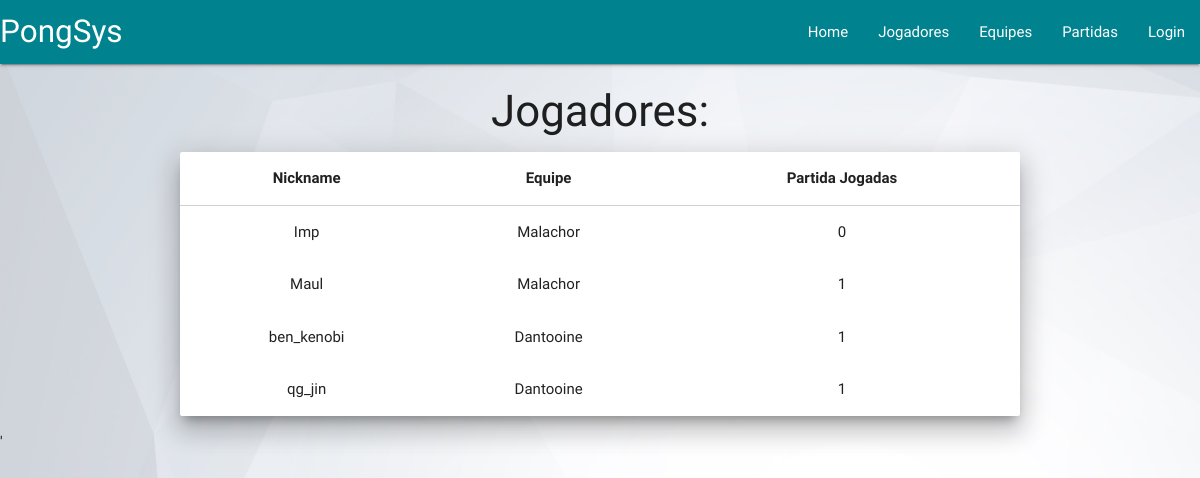
/view/listarJogadores.php, run on the app's committed database.
### tables this page shows
CREATE TABLE `Jogador` (
  `email` varchar(45) NOT NULL,
  `idEquipe` int(11) NOT NULL,
  `nickname` varchar(45) NOT NULL,
  `nome` varchar(45) NOT NULL,
  `senha` varchar(45) NOT NULL
);

CREATE TABLE `Equipe` (
  `idEquipe` int(11) NOT NULL,
  `nomeEquipe` varchar(45) NOT NULL
);

### persistence/conexao.php (called while the page is built, shortened)
<?php
  class Conexao{
    var $link;
    function Conexao() {
      $this->servidor = 'localhost';
      $this->usuario = 'PongSys';
      $this->senha = '3emM7yM1T0lW9qZK';
      $this->bd = 'PongSys';
      $this->link = mysqli_connect($this->servidor,
              $this->usuario,$this->senha,$this->bd);
    }
    function getLink(){
      return $this->link;
    }
  }
?>

### persistence/jogadorDAO.php (called while the page is built, shortened)
<?php
  require_once('../model/jogador.php');
  class JogadorDAO{
    function listarJogadores($link){
      $SQL = "SELECT * FROM Jogador";
      $retorno = mysqli_query($link, $SQL);
      $jogadores = array();
      if(mysqli_num_rows($retorno) > 0){
        $ret = $retorno->fetch_all();
        foreach($ret as $linha){
          $jogadores[] = new Jogador($linha[0],$linha[1],$linha[2],$linha[3],$linha[4]);
        }
        return $jogadores;
      }
      return null;
    }
  }
?>

### model/jogador.php (called while the page is built, shortened)
<?php
  class Jogador{
    private $nickname;
    private $email;
    private $idEquipe;
    function __construct($email, $idEquipe, $nickname, $nome, $senha){
      $this->nickname = $nickname;
      $this->email = $email;
      $this->idEquipe = $idEquipe;
    }
    public function getNickname(){
      return $this->nickname;
    }
    public function getEmail(){
      return $this->email;
    }
    public function getIdEquipe(){
      return $this->idEquipe;
    }
  }
?>

### persistence/equipeDAO.php (called while the page is built, shortened)
<?php
  require_once('../model/equipe.php');
  class EquipeDAO{
    function buscarEquipe($idEquipe, $link){
      $SQL = "SELECT * FROM Equipe WHERE idEquipe = ".$idEquipe.";";
      $retorno = mysqli_query($link, $SQL);
      if(mysqli_num_rows($retorno) > 0){
        $ret = $retorno->fetch_all();
        foreach($ret as $linha){
          $resultado = new Equipe($linha[1],$linha[0]);
          return $resultado;
        }
      }
      return null;
    }
  }
?>

### model/equipe.php (called while the page is built, shortened)
<?php
  require_once("jogador.php");
  class Equipe{
    private $nomeEquipe;
    function __construct($nomeEquipe, $idEquipe){
      $this->nomeEquipe = $nomeEquipe;
    }
    public function getNome(){
      return $this->nomeEquipe;
    }
  }
?>

### persistence/desempenhoDAO.php (called while the page is built, shortened)
<?php
class DesempenhoDAO {
  function contarDesempenhoJogador($email, $link){
    $SQL = "SELECT count(*) FROM Desempenho WHERE email_jogador = '$email';";
    $retorno = mysqli_query($link, $SQL);
    if(mysqli_num_rows($retorno) > 0){
      $ret = $retorno->fetch_all();
      foreach($ret as $linha){
        return $linha[0];
      }
    }
    return null;
  }
}
?>

### view/listarJogadores.php (the view, shortened to what this page needs)
<!DOCTYPE html>
<html>
<head>
  <link type="text/css" rel="stylesheet" href="css/materialize.min.css"  media="screen,projection" />
  <link rel="stylesheet" href="./style.css" />
</head>
<body>
  <nav>
    <div class="nav-wrapper">
      <a href="#" class="brand-logo">PongSys</a>
      <ul id="nav-mobile" class="right hide-on-med-and-down">
        <li><a href="../view">Home</a></li>
        <li><a href="../view/listarJogadores.php">Jogadores</a></li>
        <li><a href="../view/listarEquipes.php">Equipes</a></li>
        <li><a href="../view/listarPartidas.php">Partidas</a></li>
        <?php
          require_once("../persistence/jogadorDAO.php");
          require_once("../persistence/conexao.php");
          if(array_key_exists('adm',$_SESSION)){
            if($_SESSION["adm"] != null){
              echo "<li><a>Bem-vindo, Organizador</a></li>";
              echo "<li><a href='../control/logoff.php'>Logoff</a></li>";
            }
          }
          else{
            if(array_key_exists('user',$_SESSION)){
              $conexao = new Conexao();
              $jogadorDAO = new JogadorDAO();
              $usuario = $jogadorDAO->consultarJogadorPorEmail($_SESSION['user'], $conexao->getLink());
              if($usuario != null){
                echo "<li><a>Bem-vindo, ".$usuario->getNome()."</a></li>";
                echo "<li><a href='../control/logoff.php'>Logoff</a></li>";
              }
              else{
                echo "<li><a href='login.html'>Login</a></li>";
              }
            }
            else{
              echo "<li><a href='login.html'>Login</a></li>";
            }
          }
        ?>
      </ul>
    </div>
  </nav>
  <div class="container center-align">
    <h3>Jogadores:</h3>
    <?php
      require_once("../persistence/jogadorDAO.php");
      require_once("../persistence/conexao.php");
      require_once("../persistence/equipeDAO.php");
      require_once("../persistence/desempenhoDAO.php");
      $c = new Conexao();
      $j = new JogadorDAO();
      $e = new EquipeDAO();
      $d = new DesempenhoDAO();
      $jogadores = $j->listarJogadores($c->getLink());
      if($jogadores != null){
        echo "<div class='card z-depth-5'>";
        echo "<table border = '1' class = 'highlight centered'>";
        echo "<thead><tr> <th>Nickname</th> <th>Equipe</th> <th>Partida Jogadas</th> </tr></thead>";
        echo "<tbody>";
        foreach($jogadores as $jogador){
          echo "<tr>";
          echo "<td><a href = '../view/visualizarJogador.php?nick=".$jogador->getNickname()."'></a>".$jogador->getNickname()."</td>";
          $equipe = $e->buscarEquipe($jogador->getIdEquipe(), $c->getLink());
          echo "<td>".$equipe->getNome()."</td>";
          $partidas = $d->contarDesempenhoJogador($jogador->getEmail(), $c->getLink());
          echo "<td>".$partidas."</td>";
          echo "</tr>";
        }
        echo "</tbody>";
        echo "</table>";
        echo "</div>";
      }
      else{
        echo "<p>Não há jogadores registrados</p>";
      }
    ?>
  </div>
'  <script type="text/javascript" src="js/jquery-3.2.1.min.js"></script>
</body>
</html>

### view/style.css (style rules this page uses)
a { color: inherit; }
nav { margin-bottom: 20px; }
body { background-image: url('img/back.jpg'); background-size: cover; }
.container { margin-top: 1.5em; }
.nav-wrapper { background-color: #00838f; }

### data on the page
jogador: nickname "Imp", idEquipe.nomeEquipe "Malachor", partidas "0"
jogador: nickname "Maul", idEquipe.nomeEquipe "Malachor", partidas "1"
jogador: nickname "ben_kenobi", idEquipe.nomeEquipe "Dantooine", partidas "1"
jogador: nickname "qg_jin", idEquipe.nomeEquipe "Dantooine", partidas "1"
